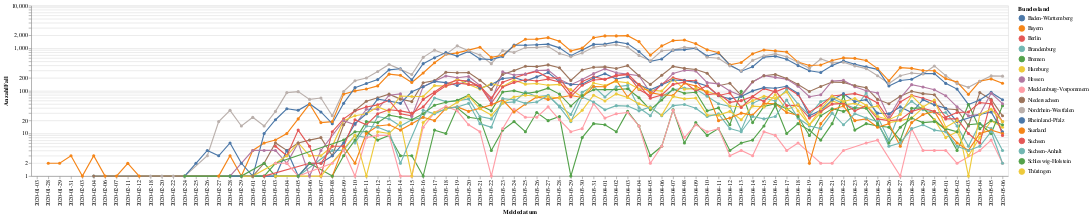

This figure's notebook cell:
### Code cell
alt.Chart(df).mark_line(point=True)\
    .encode(x='Meldedatum',y = alt.Y('AnzahlFall',scale=alt.Scale(type='log')), color='Bundesland')

### Figure 1 — Vega-Lite specification as saved in the notebook (floating-point values rounded to 4 significant figures; data arrays with more than 128 entries replaced by an {"elided": "..."} marker saying what was removed)
{"config": {"view": {"continuousWidth": 400, "continuousHeight": 300}}, "data": {"name": "data-369fcb233fed29adbc674a3e55726042"}, "mark": {"type": "line", "point": true}, "encoding": {"color": {"type": "nominal", "field": "Bundesland"}, "x": {"type": "nominal", "field": "Meldedatum"}, "y": {"type": "quantitative", "field": "AnzahlFall", "scale": {"type": "log"}}}, "$schema": "https://vega.github.io/schema/vega-lite/v4.8.1.json", "datasets": {"data-369fcb233fed29adbc674a3e55726042": {"elided": "1052 records"}}}
